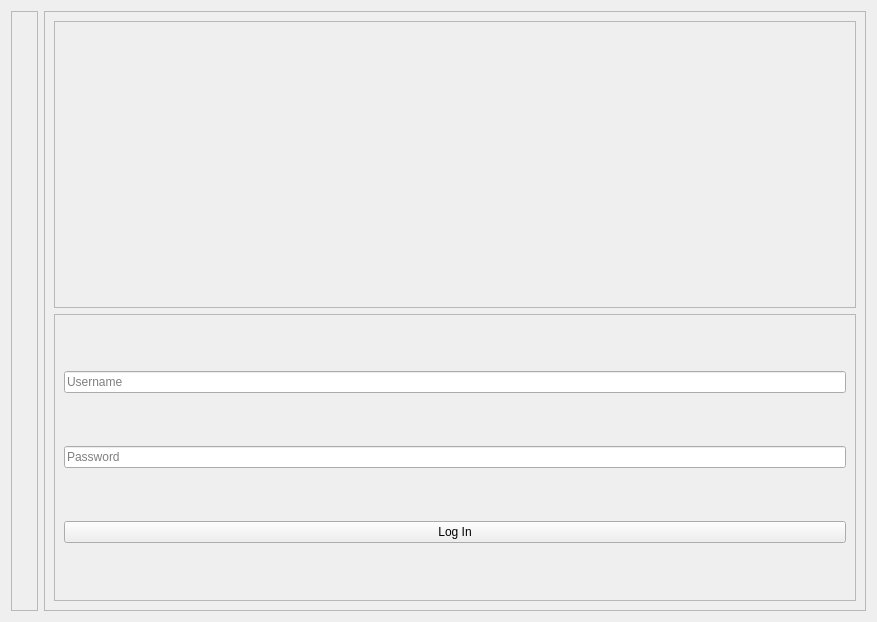
<?xml version="1.0" encoding="UTF-8"?>
<ui version="4.0">
 <class>logInWindow</class>
 <widget class="QWidget" name="logInWindow">
  <property name="geometry">
   <rect>
    <x>0</x>
    <y>0</y>
    <width>877</width>
    <height>622</height>
   </rect>
  </property>
  <property name="maximumSize">
   <size>
    <width>997</width>
    <height>622</height>
   </size>
  </property>
  <property name="windowTitle">
   <string>Log In</string>
  </property>
  <layout class="QHBoxLayout" name="horizontalLayout">
   <item>
    <widget class="QFrame" name="leftHalf">
     <property name="maximumSize">
      <size>
       <width>600</width>
       <height>600</height>
      </size>
     </property>
     <property name="frameShape">
      <enum>QFrame::StyledPanel</enum>
     </property>
     <property name="frameShadow">
      <enum>QFrame::Raised</enum>
     </property>
     <layout class="QGridLayout" name="gridLayout_2">
      <item row="0" column="0">
       <widget class="QLabel" name="technicianImage">
        <property name="text">
         <string/>
        </property>
        <property name="pixmap">
         <pixmap>images/technicianBackground.png</pixmap>
        </property>
        <property name="scaledContents">
         <bool>true</bool>
        </property>
       </widget>
      </item>
     </layout>
    </widget>
   </item>
   <item>
    <widget class="QFrame" name="rightHalf">
     <property name="frameShape">
      <enum>QFrame::StyledPanel</enum>
     </property>
     <property name="frameShadow">
      <enum>QFrame::Raised</enum>
     </property>
     <layout class="QVBoxLayout" name="verticalLayout_2">
      <item>
       <widget class="QFrame" name="pttFrame">
        <property name="frameShape">
         <enum>QFrame::StyledPanel</enum>
        </property>
        <property name="frameShadow">
         <enum>QFrame::Raised</enum>
        </property>
        <layout class="QGridLayout" name="gridLayout">
         <item row="0" column="0">
          <widget class="QLabel" name="pttImage">
           <property name="maximumSize">
            <size>
             <width>200</width>
             <height>200</height>
            </size>
           </property>
           <property name="text">
            <string/>
           </property>
           <property name="pixmap">
            <pixmap>images/ptt-logo.png</pixmap>
           </property>
           <property name="scaledContents">
            <bool>true</bool>
           </property>
          </widget>
         </item>
        </layout>
       </widget>
      </item>
      <item>
       <widget class="QFrame" name="logInForm">
        <property name="frameShape">
         <enum>QFrame::StyledPanel</enum>
        </property>
        <property name="frameShadow">
         <enum>QFrame::Raised</enum>
        </property>
        <layout class="QVBoxLayout" name="verticalLayout">
         <item>
          <widget class="QLineEdit" name="lineEdit">
           <property name="minimumSize">
            <size>
             <width>180</width>
             <height>0</height>
            </size>
           </property>
           <property name="maxLength">
            <number>20</number>
           </property>
           <property name="placeholderText">
            <string>Username</string>
           </property>
           <property name="clearButtonEnabled">
            <bool>true</bool>
           </property>
          </widget>
         </item>
         <item>
          <widget class="QLineEdit" name="passwordInput">
           <property name="minimumSize">
            <size>
             <width>180</width>
             <height>0</height>
            </size>
           </property>
           <property name="maxLength">
            <number>20</number>
           </property>
           <property name="echoMode">
            <enum>QLineEdit::Password</enum>
           </property>
           <property name="placeholderText">
            <string>Password</string>
           </property>
           <property name="clearButtonEnabled">
            <bool>true</bool>
           </property>
          </widget>
         </item>
         <item>
          <widget class="QPushButton" name="logInButton">
           <property name="minimumSize">
            <size>
             <width>180</width>
             <height>0</height>
            </size>
           </property>
           <property name="text">
            <string>Log In</string>
           </property>
          </widget>
         </item>
        </layout>
       </widget>
      </item>
     </layout>
    </widget>
   </item>
  </layout>
 </widget>
 <resources/>
 <connections/>
</ui>
